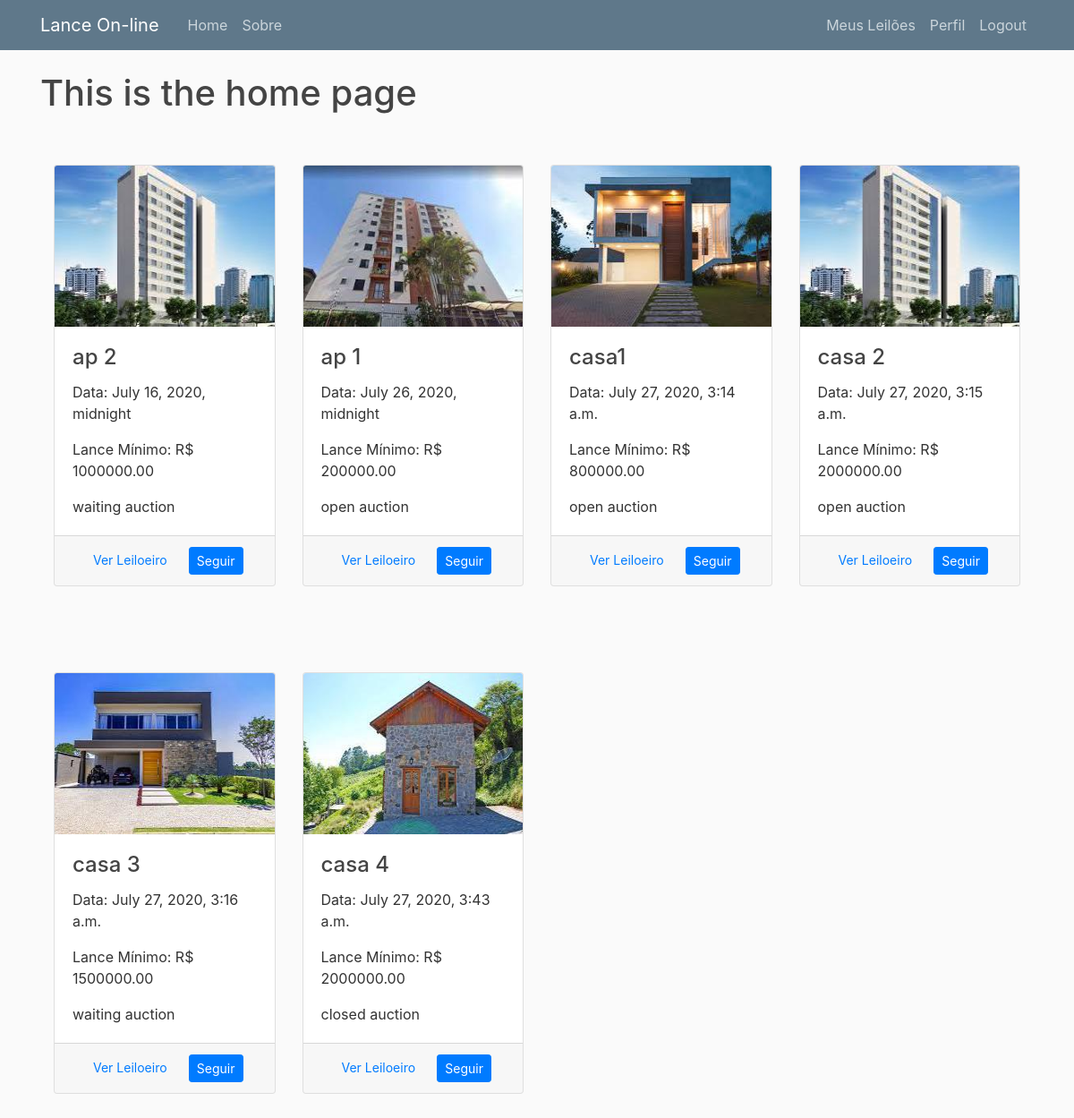
Screenshot of / (signed in) with the database file from the repository.
### sales/models.py (models this page shows, shortened)
class Immobile(models.Model):
    kind = models.ForeignKey(ImmobileKind, on_delete=models.CASCADE)
    city = models.ForeignKey(City, on_delete=models.CASCADE)
    neighborhood = models.ForeignKey(Neighborhood, on_delete=models.CASCADE)
    status = models.ForeignKey(Status, on_delete=models.CASCADE)
    seller = models.ForeignKey(Seller, on_delete=models.CASCADE)
    name = models.CharField(max_length=200)
    description = models.TextField()
    price = models.DecimalField(
        null=True, blank=True, max_digits=15, decimal_places=2)
    size = models.DecimalField(
        null=True, blank=True, max_digits=15, decimal_places=2)
    rooms = models.IntegerField(null=True, blank=True)
    address = models.CharField(max_length=200, null=True, blank=True)
    url_origin = models.URLField(max_length=200)
    date_created = models.DateTimeField(default=timezone.now)
    date_auction = models.DateTimeField(null=True, blank=True)
    image = models.ImageField(null=True, blank=True, upload_to='immobile_pics')
    liked = models.ManyToManyField(
        User, default=None, blank=True, related_name='liked')

class Status(models.Model):
    name = models.CharField(max_length=100)
    def __str__(self):
        return self.name

### sales/views.py (the view)
# urls.py: 2. Add a URL to urlpatterns:  path('', views.home, name='home')
def home(request):
    immobiles = Immobile.objects.order_by('date_auction')
    return render(request, 'sales/home.html', {'auctions': immobiles})

### sales/templates/sales/home.html (shortened to what this page needs)
{% extends "sales/base.html" %}
{% block content %}
<h1>This is the home page</h1>
<div class="container-fluid">
    <div class="row">
        {% for auction in auctions %}
        <div class="col-sm-3 my-5">
            <div class="card">
                <div class="view overlay">
                    <img src="{{ auction.image.url }}" class="card-img-top" alt="" width="300" height="180">
                </div>
                <div class="card-body">
                    <h4 class="card-title">{{ auction.name }}</h4>
                    <p class="card-text">Data: {{ auction.date_auction }}</p>
                    <p class="card-text">Lance Mínimo: R$ {{ auction.price }}</p>
                    <p class="card-text">{{ auction.status }}</p>
                </div>
                <div class="card-footer">
                    <div class="container">
                        <a href="{{ auction.url_origin }}" class="btn-sm float-left">Ver Leiloeiro</a>
                        {% if user.is_authenticated %}
                        <form action="{% url 'liked' %}" method="POST">
                            {% if user not in auction.liked.all %}
                            <button class="btn btn-primary btn-sm float-right" type="submit">Seguir</button>
                            {% else %}
                            <button class="btn btn-secondary btn-sm float-right" type="submit">Seguindo</button>
                            {% endif %}
                        </form>
                        {% endif %}
                    </div>
                </div>
            </div>
        </div>
        {% endfor %}
    </div>
</div>
{% endblock %}

### sales/static/sales/main.css (style rules this page uses)
body { background: #fafafa; color: #333333; margin-top: 5rem; }
h1, h2, h3, h4, h5, h6 { color: #444444; }

### rows the page displays
Immobile: image (picture), name "ap 2", date_auction "July 16, 2020, midnight", price "1000000.00", status "waiting auction", shows "Seguir"
Immobile: image (picture), name "ap 1", date_auction "July 26, 2020, midnight", price "200000.00", status "open auction", shows "Seguir"
Immobile: image (picture), name "casa1", date_auction "July 27, 2020, 3:14 a.m.", price "800000.00", status "open auction", shows "Seguir"
Immobile: image (picture), name "casa 2", date_auction "July 27, 2020, 3:15 a.m.", price "2000000.00", status "open auction", shows "Seguir"
Immobile: image (picture), name "casa 3", date_auction "July 27, 2020, 3:16 a.m.", price "1500000.00", status "waiting auction", shows "Seguir"
Immobile: image (picture), name "casa 4", date_auction "July 27, 2020, 3:43 a.m.", price "2000000.00", status "closed auction", shows "Seguir"
